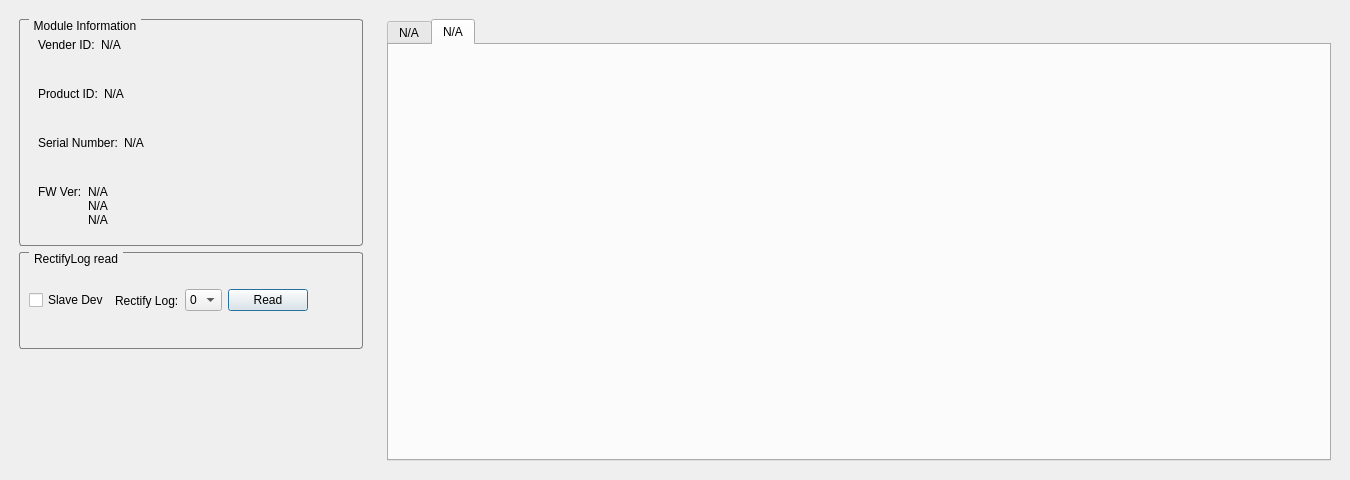
<?xml version="1.0" encoding="UTF-8"?>
<ui version="4.0">
 <class>VideoDeviceDialog</class>
 <widget class="QDialog" name="VideoDeviceDialog">
  <property name="geometry">
   <rect>
    <x>0</x>
    <y>0</y>
    <width>1350</width>
    <height>480</height>
   </rect>
  </property>
  <property name="sizePolicy">
   <sizepolicy hsizetype="Fixed" vsizetype="Fixed">
    <horstretch>0</horstretch>
    <verstretch>0</verstretch>
   </sizepolicy>
  </property>
  <property name="minimumSize">
   <size>
    <width>1350</width>
    <height>480</height>
   </size>
  </property>
  <property name="maximumSize">
   <size>
    <width>1350</width>
    <height>480</height>
   </size>
  </property>
  <property name="windowTitle">
   <string>Dialog</string>
  </property>
  <property name="styleSheet">
   <string notr="true">QGroupBox 
{ 
    border: 1px solid gray; 
    border-radius: 3px; 
    margin-top: 0.5em; 
} 
QGroupBox::title 
{ 
    subcontrol-origin: margin; 
    left: 10px; 
    padding: 0 3px 0 3px; 
} 
QWidget:disabled { 
    background-color:#ffffff; 
    color : #777777; 
} </string>
  </property>
  <layout class="QHBoxLayout" name="horizontalLayout_5" stretch="0,0">
   <property name="sizeConstraint">
    <enum>QLayout::SetDefaultConstraint</enum>
   </property>
   <property name="leftMargin">
    <number>10</number>
   </property>
   <property name="topMargin">
    <number>10</number>
   </property>
   <property name="rightMargin">
    <number>10</number>
   </property>
   <property name="bottomMargin">
    <number>10</number>
   </property>
   <item>
    <widget class="QWidget" name="verticalWidget_2" native="true">
     <property name="enabled">
      <bool>true</bool>
     </property>
     <property name="sizePolicy">
      <sizepolicy hsizetype="Preferred" vsizetype="Preferred">
       <horstretch>1</horstretch>
       <verstretch>0</verstretch>
      </sizepolicy>
     </property>
     <layout class="QVBoxLayout" name="verticalLayout_left" stretch="0,0,0">
      <property name="bottomMargin">
       <number>1</number>
      </property>
      <item>
       <widget class="QGroupBox" name="groupBox_module_info">
        <property name="sizePolicy">
         <sizepolicy hsizetype="Preferred" vsizetype="Preferred">
          <horstretch>0</horstretch>
          <verstretch>7</verstretch>
         </sizepolicy>
        </property>
        <property name="minimumSize">
         <size>
          <width>344</width>
          <height>0</height>
         </size>
        </property>
        <property name="maximumSize">
         <size>
          <width>344</width>
          <height>16777215</height>
         </size>
        </property>
        <property name="title">
         <string>Module Information</string>
        </property>
        <layout class="QVBoxLayout" name="verticalLayout_4">
         <item>
          <widget class="QWidget" name="widget_4" native="true">
           <layout class="QHBoxLayout" name="horizontalLayout">
            <item>
             <widget class="QLabel" name="label_title_vender_id">
              <property name="sizePolicy">
               <sizepolicy hsizetype="Preferred" vsizetype="Preferred">
                <horstretch>0</horstretch>
                <verstretch>0</verstretch>
               </sizepolicy>
              </property>
              <property name="cursor">
               <cursorShape>IBeamCursor</cursorShape>
              </property>
              <property name="text">
               <string>Vender ID:</string>
              </property>
              <property name="alignment">
               <set>Qt::AlignLeading|Qt::AlignLeft|Qt::AlignTop</set>
              </property>
              <property name="textInteractionFlags">
               <set>Qt::LinksAccessibleByMouse|Qt::TextSelectableByMouse</set>
              </property>
             </widget>
            </item>
            <item>
             <widget class="QLabel" name="label_content_verder_id">
              <property name="sizePolicy">
               <sizepolicy hsizetype="Preferred" vsizetype="Preferred">
                <horstretch>3</horstretch>
                <verstretch>0</verstretch>
               </sizepolicy>
              </property>
              <property name="cursor">
               <cursorShape>IBeamCursor</cursorShape>
              </property>
              <property name="text">
               <string>N/A</string>
              </property>
              <property name="alignment">
               <set>Qt::AlignLeading|Qt::AlignLeft|Qt::AlignTop</set>
              </property>
              <property name="wordWrap">
               <bool>true</bool>
              </property>
              <property name="textInteractionFlags">
               <set>Qt::LinksAccessibleByMouse|Qt::TextSelectableByMouse</set>
              </property>
             </widget>
            </item>
           </layout>
          </widget>
         </item>
         <item>
          <widget class="QWidget" name="widget" native="true">
           <layout class="QHBoxLayout" name="horizontalLayout_2">
            <item>
             <widget class="QLabel" name="label_title_product_id">
              <property name="sizePolicy">
               <sizepolicy hsizetype="Preferred" vsizetype="Preferred">
                <horstretch>0</horstretch>
                <verstretch>0</verstretch>
               </sizepolicy>
              </property>
              <property name="cursor">
               <cursorShape>IBeamCursor</cursorShape>
              </property>
              <property name="text">
               <string>Product ID:</string>
              </property>
              <property name="alignment">
               <set>Qt::AlignLeading|Qt::AlignLeft|Qt::AlignTop</set>
              </property>
              <property name="textInteractionFlags">
               <set>Qt::LinksAccessibleByMouse|Qt::TextSelectableByMouse</set>
              </property>
             </widget>
            </item>
            <item>
             <widget class="QLabel" name="label_content_product_id">
              <property name="sizePolicy">
               <sizepolicy hsizetype="Preferred" vsizetype="Preferred">
                <horstretch>3</horstretch>
                <verstretch>0</verstretch>
               </sizepolicy>
              </property>
              <property name="cursor">
               <cursorShape>IBeamCursor</cursorShape>
              </property>
              <property name="text">
               <string>N/A</string>
              </property>
              <property name="alignment">
               <set>Qt::AlignLeading|Qt::AlignLeft|Qt::AlignTop</set>
              </property>
              <property name="wordWrap">
               <bool>true</bool>
              </property>
              <property name="textInteractionFlags">
               <set>Qt::LinksAccessibleByMouse|Qt::TextSelectableByMouse</set>
              </property>
             </widget>
            </item>
           </layout>
          </widget>
         </item>
         <item>
          <widget class="QWidget" name="widget_2" native="true">
           <layout class="QHBoxLayout" name="horizontalLayout_3">
            <item>
             <widget class="QLabel" name="label_title_serial_number">
              <property name="sizePolicy">
               <sizepolicy hsizetype="Preferred" vsizetype="Preferred">
                <horstretch>0</horstretch>
                <verstretch>0</verstretch>
               </sizepolicy>
              </property>
              <property name="cursor">
               <cursorShape>IBeamCursor</cursorShape>
              </property>
              <property name="text">
               <string>Serial Number:</string>
              </property>
              <property name="alignment">
               <set>Qt::AlignLeading|Qt::AlignLeft|Qt::AlignTop</set>
              </property>
              <property name="textInteractionFlags">
               <set>Qt::LinksAccessibleByMouse|Qt::TextSelectableByMouse</set>
              </property>
             </widget>
            </item>
            <item>
             <widget class="QLabel" name="label_content_serial_number">
              <property name="sizePolicy">
               <sizepolicy hsizetype="Preferred" vsizetype="Preferred">
                <horstretch>3</horstretch>
                <verstretch>0</verstretch>
               </sizepolicy>
              </property>
              <property name="cursor">
               <cursorShape>IBeamCursor</cursorShape>
              </property>
              <property name="text">
               <string>N/A</string>
              </property>
              <property name="alignment">
               <set>Qt::AlignLeading|Qt::AlignLeft|Qt::AlignTop</set>
              </property>
              <property name="wordWrap">
               <bool>true</bool>
              </property>
              <property name="textInteractionFlags">
               <set>Qt::LinksAccessibleByMouse|Qt::TextSelectableByMouse</set>
              </property>
             </widget>
            </item>
           </layout>
          </widget>
         </item>
         <item>
          <widget class="QWidget" name="widget_3" native="true">
           <layout class="QHBoxLayout" name="horizontalLayout_4">
            <item>
             <widget class="QLabel" name="label_title_fw_ver">
              <property name="sizePolicy">
               <sizepolicy hsizetype="Preferred" vsizetype="Preferred">
                <horstretch>0</horstretch>
                <verstretch>0</verstretch>
               </sizepolicy>
              </property>
              <property name="cursor">
               <cursorShape>IBeamCursor</cursorShape>
              </property>
              <property name="text">
               <string>FW Ver:</string>
              </property>
              <property name="alignment">
               <set>Qt::AlignLeading|Qt::AlignLeft|Qt::AlignTop</set>
              </property>
              <property name="textInteractionFlags">
               <set>Qt::LinksAccessibleByMouse|Qt::TextSelectableByMouse</set>
              </property>
             </widget>
            </item>
            <item>
             <widget class="QLabel" name="label_content_fw_ver">
              <property name="sizePolicy">
               <sizepolicy hsizetype="Preferred" vsizetype="Preferred">
                <horstretch>1</horstretch>
                <verstretch>0</verstretch>
               </sizepolicy>
              </property>
              <property name="cursor">
               <cursorShape>IBeamCursor</cursorShape>
              </property>
              <property name="text">
               <string>N/A
N/A
N/A</string>
              </property>
              <property name="alignment">
               <set>Qt::AlignLeading|Qt::AlignLeft|Qt::AlignTop</set>
              </property>
              <property name="wordWrap">
               <bool>true</bool>
              </property>
              <property name="textInteractionFlags">
               <set>Qt::LinksAccessibleByMouse|Qt::TextSelectableByMouse</set>
              </property>
             </widget>
            </item>
           </layout>
          </widget>
         </item>
        </layout>
       </widget>
      </item>
      <item>
       <widget class="QGroupBox" name="groupBox_rectify_lgo">
        <property name="enabled">
         <bool>true</bool>
        </property>
        <property name="sizePolicy">
         <sizepolicy hsizetype="Preferred" vsizetype="Preferred">
          <horstretch>0</horstretch>
          <verstretch>3</verstretch>
         </sizepolicy>
        </property>
        <property name="minimumSize">
         <size>
          <width>344</width>
          <height>0</height>
         </size>
        </property>
        <property name="maximumSize">
         <size>
          <width>344</width>
          <height>16777215</height>
         </size>
        </property>
        <property name="title">
         <string>RectifyLog read</string>
        </property>
        <property name="flat">
         <bool>false</bool>
        </property>
        <layout class="QHBoxLayout" name="horizontalLayout_7">
         <item>
          <widget class="QCheckBox" name="checkBox_slave_dev">
           <property name="sizePolicy">
            <sizepolicy hsizetype="Fixed" vsizetype="Fixed">
             <horstretch>2</horstretch>
             <verstretch>0</verstretch>
            </sizepolicy>
           </property>
           <property name="text">
            <string>Slave Dev</string>
           </property>
          </widget>
         </item>
         <item>
          <spacer name="horizontalSpacer">
           <property name="orientation">
            <enum>Qt::Horizontal</enum>
           </property>
           <property name="sizeType">
            <enum>QSizePolicy::Expanding</enum>
           </property>
           <property name="sizeHint" stdset="0">
            <size>
             <width>15</width>
             <height>20</height>
            </size>
           </property>
          </spacer>
         </item>
         <item>
          <widget class="QLabel" name="label_title_rectify_log">
           <property name="sizePolicy">
            <sizepolicy hsizetype="Fixed" vsizetype="Preferred">
             <horstretch>2</horstretch>
             <verstretch>0</verstretch>
            </sizepolicy>
           </property>
           <property name="text">
            <string>Rectify Log:</string>
           </property>
          </widget>
         </item>
         <item>
          <widget class="QComboBox" name="comboBox_log_index">
           <property name="sizePolicy">
            <sizepolicy hsizetype="Fixed" vsizetype="Fixed">
             <horstretch>1</horstretch>
             <verstretch>0</verstretch>
            </sizepolicy>
           </property>
           <item>
            <property name="text">
             <string>0</string>
            </property>
           </item>
           <item>
            <property name="text">
             <string>1</string>
            </property>
           </item>
           <item>
            <property name="text">
             <string>2</string>
            </property>
           </item>
           <item>
            <property name="text">
             <string>3</string>
            </property>
           </item>
           <item>
            <property name="text">
             <string>4</string>
            </property>
           </item>
           <item>
            <property name="text">
             <string>5</string>
            </property>
           </item>
           <item>
            <property name="text">
             <string>6</string>
            </property>
           </item>
           <item>
            <property name="text">
             <string>7</string>
            </property>
           </item>
           <item>
            <property name="text">
             <string>8</string>
            </property>
           </item>
           <item>
            <property name="text">
             <string>9</string>
            </property>
           </item>
          </widget>
         </item>
         <item>
          <spacer name="horizontalSpacer_3">
           <property name="orientation">
            <enum>Qt::Horizontal</enum>
           </property>
           <property name="sizeType">
            <enum>QSizePolicy::Expanding</enum>
           </property>
           <property name="sizeHint" stdset="0">
            <size>
             <width>10</width>
             <height>20</height>
            </size>
           </property>
          </spacer>
         </item>
         <item>
          <widget class="QPushButton" name="pushButton_rectify_read">
           <property name="sizePolicy">
            <sizepolicy hsizetype="Fixed" vsizetype="Fixed">
             <horstretch>1</horstretch>
             <verstretch>0</verstretch>
            </sizepolicy>
           </property>
           <property name="text">
            <string>Read</string>
           </property>
          </widget>
         </item>
         <item>
          <spacer name="horizontalSpacer_2">
           <property name="orientation">
            <enum>Qt::Horizontal</enum>
           </property>
           <property name="sizeHint" stdset="0">
            <size>
             <width>153</width>
             <height>20</height>
            </size>
           </property>
          </spacer>
         </item>
        </layout>
       </widget>
      </item>
      <item>
       <spacer name="verticalSpacer">
        <property name="orientation">
         <enum>Qt::Vertical</enum>
        </property>
        <property name="sizeType">
         <enum>QSizePolicy::Expanding</enum>
        </property>
        <property name="sizeHint" stdset="0">
         <size>
          <width>20</width>
          <height>120</height>
         </size>
        </property>
       </spacer>
      </item>
     </layout>
    </widget>
   </item>
   <item>
    <widget class="QWidget" name="verticalWidget_3" native="true">
     <property name="sizePolicy">
      <sizepolicy hsizetype="Preferred" vsizetype="Preferred">
       <horstretch>3</horstretch>
       <verstretch>0</verstretch>
      </sizepolicy>
     </property>
     <layout class="QVBoxLayout" name="verticalLayout_2">
      <item>
       <widget class="QTabWidget" name="tabWidget">
        <property name="sizePolicy">
         <sizepolicy hsizetype="Preferred" vsizetype="Preferred">
          <horstretch>0</horstretch>
          <verstretch>0</verstretch>
         </sizepolicy>
        </property>
        <property name="tabShape">
         <enum>QTabWidget::Rounded</enum>
        </property>
        <property name="currentIndex">
         <number>1</number>
        </property>
        <widget class="QWidget" name="tab">
         <attribute name="title">
          <string>N/A</string>
         </attribute>
        </widget>
        <widget class="QWidget" name="tab_2">
         <attribute name="title">
          <string>N/A</string>
         </attribute>
        </widget>
       </widget>
      </item>
     </layout>
    </widget>
   </item>
  </layout>
 </widget>
 <resources/>
 <connections/>
</ui>
